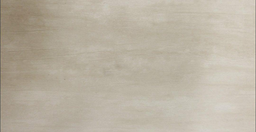
#> input picture test_images/testbefore.png, 256 x 132 px, shrunk from 1080 x 556 before the run, found by its file name
$ python piltest.py   (Python 2 division)
#> lines starting #> are read from the running program, lines starting #| are printed output that depends on the picture
### process/bbox/boundingbox.py
# The BoundingBox class provides an easy framework for manipulating
# rectangular bounding boxes for image manipulation.
#
# Bounds will be written in the format [x0, y0, x1, y1] in order to
# match Pillow's standards within ImageDraw.

class BoundingBox(object):
    bounds = [0, 0, 0, 0]
    area   = 0

    def __init__(self, *bounds):
        self.set_bounds(bounds)

    # set_bounds
    # inputs:  bounds (either four ints or a tuple)
    # outputs: none
    def set_bounds(self, bounds):
        try:
            for i in bounds[0]:
                pass
            self.bounds = list(bounds[0])
        except TypeError:
            self.bounds = list(bounds)

        if self.bounds[0] > self.bounds[2]:
            temp = self.bounds[0]
            self.bounds[0] = self.bounds[2]
            self.bounds[2] = temp

        if self.bounds[1] > self.bounds[3]:
            temp = self.bounds[1]
            self.bounds[1] = self.bounds[3]
            self.bounds[3] = temp

        if len(self.bounds) != 4:
            raise IndexError('Bounding box requires 4 indices: [x0, y0, x1, y1]')

        self.area = abs(self.bounds[2] - self.bounds[0]) * abs(self.bounds[3] - self.bounds[1])

    # get_bounds
    # inputs:  none
    # outputs: bounds (tuple)
    def get_bounds(self):
        return tuple(self.bounds)

    # get_area
    # inputs:  none
    # outputs: the area enclosed within bounds
    def get_area(self):
        return self.area

    # expand
    # inputs:  the margin to be added
    #          the edges to which the margin will be added
    # outputs: whether the operation is successful
    # [31 lines left out: functions expand, translate, not called in this run]

    ### static methods ###

    # combine
    # inputs:  two BoundingBox objects
    # outputs: one BoundingBox object containing the union of both inputs
    @staticmethod
    def combine(a, b):
        if a == b:
            return a

        av = a.get_bounds()
        bv = b.get_bounds()

        return BoundingBox(
            min(av[0], bv[0]),
            min(av[1], bv[1]),
            max(av[2], bv[2]),
            max(av[3], bv[3])
        )

    ### comparison methods ###

    def __lt__(self, other):
        return self.get_area() < other.get_area()

    def __le__(self, other):
        return self.get_area() <= other.get_area() or (self == other)

    def __eq__(self, other):
        sv = self.get_bounds()
        ov = other.get_bounds()

        return self.get_area() == other.get_area() and (
            sv[0] == ov[0]
            and sv[1] == ov[1]
            and sv[2] == ov[2]
            and sv[3] == ov[3]
        )

    def __ne__(self, other):
        return not self == other

    def __gt__(self, other):
        return self.get_area() > other.get_area()

    def __ge__(self, other):
        return self.get_area() >= other.get_area() or (self == other)

    # [9 lines left out: function __hash__, not called in this run]

    def __repr__(self):
        sv = self.get_bounds()
        return 'BoundingBox(bounds=[%d, %d, %d, %d])' % (sv[0], sv[1], sv[2], sv[3])

    # [13 lines left out: function __contains__, not called in this run]

### process/piltest.py
from PIL import Image, ImageStat, ImageDraw, ImageColor
from process.bbox import BoundingBox
from sys import exit

try:
    before = Image.open('test_images/testbefore.png')
#> before is the input picture: PIL image 256x132 RGBA; mean R, G, B, A 186.1, 177.9, 162.6, 255
    after  = Image.open('test_images/testafter2.png')
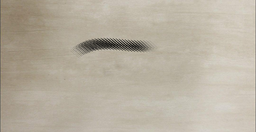
#> input picture test_images/testafter2.png, 256 x 132 px, shrunk from 1080 x 556 before the run, found by its file name
#> after is the input picture: PIL image 256x132 RGB; mean R, G, B 183.9, 175.8, 160.7
except IOError:
    print 'run from the repo root'
    exit(0)

stat = ImageStat.Stat(before).median
#> stat = [187, 179, 164, 255]
before.close()

if after.size != before.size:
    raise IOError('images must be the same size')

new = Image.new('RGB', after.size)
#> new: PIL image 256x132 RGB; every value is 0

draw = ImageDraw.Draw(new, 'RGBA')

px = after.load()
index = [[0 for y in range(after.height)] for x in range(after.width)]

threshold = range(5, 256, 1)

for i in range(len(threshold)):

    condition = [[False for y in range(after.height)] for x in range(after.width)]

    for x in range(1, after.width - 1):
        for y in range(1, after.height - 1):
            condition[x][y] = (
                    abs(px[x, y][0] - stat[0]) > threshold[len(threshold) - 1 - i]
                    and abs(px[x, y][1] - stat[1]) > threshold[len(threshold) - 1 - i]
                    and abs(px[x, y][2] - stat[2]) > threshold[len(threshold) - 1 - i]
                )

            if condition[x][y]:
                # draw.point(
                #     [x, y],
                #     fill = (
                #         int(abs(px[x, y][0] - stat[0])),
                #         int(abs(px[x, y][1] - stat[1])),
                #         int(abs(px[x, y][2] - stat[2])),
                #         int(threshold[len(threshold) - 1 - i] * 255 / len(threshold))
                #     ))
                index[x][y] += 1
#> after the loop, index = 256 items

bbox = [None for i in range(len(threshold))]
margin = 12

for i in range(len(threshold)):
    bounds = [after.width, after.height, -1, -1]
    ex = False

    for x in range(1, after.width - 1):
        for y in range(1, after.height - 1):
            if index[x][y] <= i:
                bounds[0] = x - margin
            else:
                ex = True
                break
        if ex:
            break

    ex = False

    for y in range(1, after.height - 1):
        for x in range(1, after.width - 1):
            if index[x][y] <= i:
                bounds[1] = y - margin
            else:
                ex = True
                break
        if ex:
            break

    ex = False

    for x in reversed(range(1, after.width - 1)):
        for y in reversed(range(1, after.height - 1)):
            if index[x][y] <= i:
                bounds[2] = x + margin
            else:
                ex = True
                break
        if ex:
            break

    ex = False

    for y in reversed(range(1, after.height - 1)):
        for x in reversed(range(1, after.width - 1)):
            if index[x][y] <= i:
                bounds[3] = y + margin
            else:
                ex = True
                break
        if ex:
            break

    bbox[i] = BoundingBox(bounds)

adraw = ImageDraw.Draw(after, 'RGBA')

for i in range(len(bbox)):
    adraw.rectangle(
            bbox[i].get_bounds(),
            outline = (
                0,
                0,
                0,
                int(i * 255 / len(bbox))
            )
        )

final = 0

prev = BoundingBox([after.width, after.height, -1, -1])
prevdiff = 0

for i in range(len(bbox)):
    diff = bbox[i].get_area() - prev.get_area()
    if BoundingBox.combine(prev, bbox[i]) == prev:
        prev = bbox[i]
        if (prevdiff - diff) > 0:
            final = i
        prevdiff = diff
#> after the loop, final = 145; prevdiff = 0

# here's the box we care about

adraw.rectangle(
    bbox[final].get_bounds(),
    outline = (
        255,
        0,
        0,
        255
    )
)

after.show()
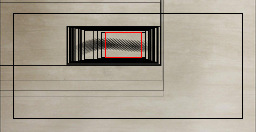
#> shown: PIL image 256x132 RGB; mean R, G, B 169.6, 161.2, 147.4

after.close()
new.close()
